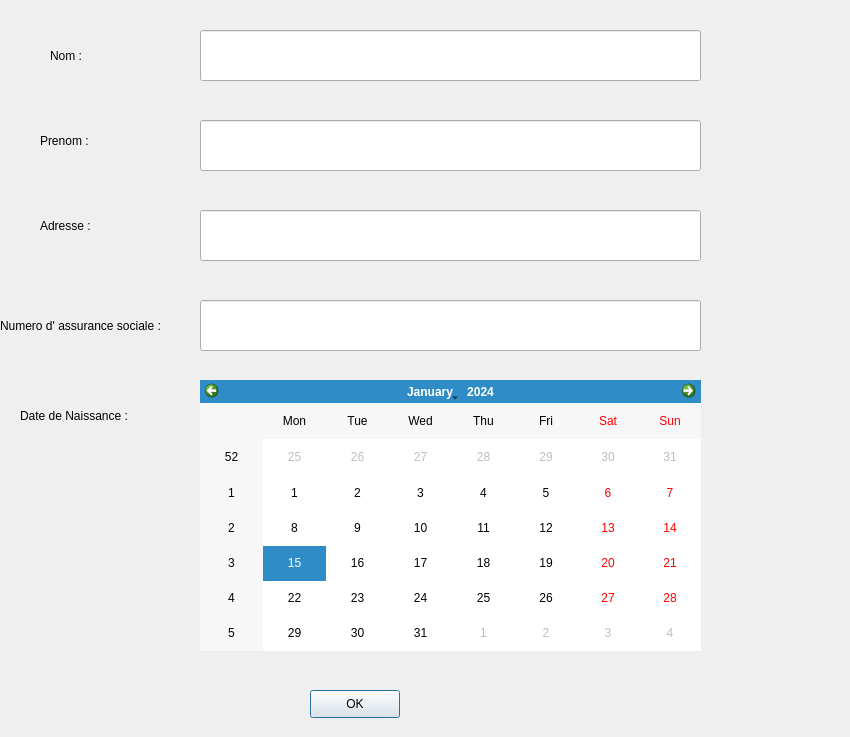
<?xml version="1.0" encoding="UTF-8"?>
<ui version="4.0">
 <class>AjoutElecteur</class>
 <widget class="QDialog" name="AjoutElecteur">
  <property name="geometry">
   <rect>
    <x>0</x>
    <y>0</y>
    <width>850</width>
    <height>737</height>
   </rect>
  </property>
  <property name="windowTitle">
   <string>AjoutElecteur</string>
  </property>
  <widget class="QLabel" name="qlabel1">
   <property name="geometry">
    <rect>
     <x>50</x>
     <y>30</y>
     <width>81</width>
     <height>51</height>
    </rect>
   </property>
   <property name="text">
    <string>Nom :</string>
   </property>
  </widget>
  <widget class="QLabel" name="qlabel2">
   <property name="geometry">
    <rect>
     <x>40</x>
     <y>120</y>
     <width>81</width>
     <height>41</height>
    </rect>
   </property>
   <property name="text">
    <string>Prenom :</string>
   </property>
  </widget>
  <widget class="QLabel" name="label4">
   <property name="geometry">
    <rect>
     <x>0</x>
     <y>300</y>
     <width>191</width>
     <height>51</height>
    </rect>
   </property>
   <property name="text">
    <string>Numero d' assurance sociale :</string>
   </property>
  </widget>
  <widget class="QLabel" name="calendar1">
   <property name="geometry">
    <rect>
     <x>20</x>
     <y>390</y>
     <width>141</width>
     <height>51</height>
    </rect>
   </property>
   <property name="text">
    <string>Date de Naissance :</string>
   </property>
  </widget>
  <widget class="QLabel" name="Qlabel3">
   <property name="geometry">
    <rect>
     <x>40</x>
     <y>210</y>
     <width>121</width>
     <height>31</height>
    </rect>
   </property>
   <property name="text">
    <string>Adresse :</string>
   </property>
  </widget>
  <widget class="QLineEdit" name="prenom">
   <property name="geometry">
    <rect>
     <x>200</x>
     <y>120</y>
     <width>501</width>
     <height>51</height>
    </rect>
   </property>
  </widget>
  <widget class="QLineEdit" name="adresse">
   <property name="geometry">
    <rect>
     <x>200</x>
     <y>210</y>
     <width>501</width>
     <height>51</height>
    </rect>
   </property>
  </widget>
  <widget class="QLineEdit" name="nas">
   <property name="geometry">
    <rect>
     <x>200</x>
     <y>300</y>
     <width>501</width>
     <height>51</height>
    </rect>
   </property>
  </widget>
  <widget class="QLineEdit" name="nom">
   <property name="geometry">
    <rect>
     <x>200</x>
     <y>30</y>
     <width>501</width>
     <height>51</height>
    </rect>
   </property>
  </widget>
  <widget class="QCalendarWidget" name="dateN">
   <property name="geometry">
    <rect>
     <x>200</x>
     <y>380</y>
     <width>501</width>
     <height>271</height>
    </rect>
   </property>
  </widget>
  <widget class="QPushButton" name="ok">
   <property name="geometry">
    <rect>
     <x>310</x>
     <y>690</y>
     <width>90</width>
     <height>28</height>
    </rect>
   </property>
   <property name="text">
    <string>OK</string>
   </property>
  </widget>
 </widget>
 <resources/>
 <connections>
  <connection>
   <sender>ok</sender>
   <signal>clicked()</signal>
   <receiver>AjoutElecteur</receiver>
   <slot>validationElecteur()</slot>
   <hints>
    <hint type="sourcelabel">
     <x>354</x>
     <y>703</y>
    </hint>
    <hint type="destinationlabel">
     <x>424</x>
     <y>368</y>
    </hint>
   </hints>
  </connection>
 </connections>
 <slots>
  <slot>validationElecteur()</slot>
 </slots>
</ui>
